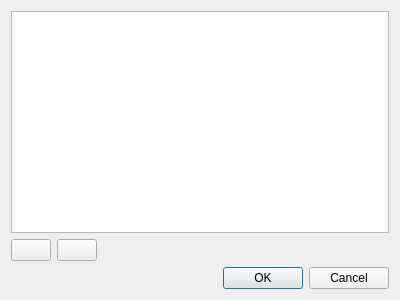
<?xml version="1.0" encoding="UTF-8"?>
<ui version="4.0">
 <class>sharedFiles</class>
 <widget class="QDialog" name="sharedFiles">
  <property name="geometry">
   <rect>
    <x>0</x>
    <y>0</y>
    <width>400</width>
    <height>300</height>
   </rect>
  </property>
  <layout class="QVBoxLayout" name="verticalLayout">
   <item>
    <widget class="QListView" name="listView"/>
   </item>
   <item>
    <layout class="QHBoxLayout" name="horizontalLayout_2">
     <item>
      <widget class="QPushButton" name="addBtn">
       <property name="text">
        <string/>
       </property>
      </widget>
     </item>
     <item>
      <widget class="QPushButton" name="removeBtn"/>
     </item>
     <item>
      <spacer name="horizontalSpacer">
       <property name="orientation">
        <enum>Qt::Horizontal</enum>
       </property>
       <property name="sizeHint" stdset="0">
        <size>
         <width>40</width>
         <height>20</height>
        </size>
       </property>
      </spacer>
     </item>
    </layout>
   </item>
   <item>
    <widget class="QDialogButtonBox" name="buttonBox">
     <property name="standardButtons">
      <set>QDialogButtonBox::Cancel|QDialogButtonBox::Ok</set>
     </property>
    </widget>
   </item>
  </layout>
 </widget>
 <resources/>
 <connections>
  <connection>
   <sender>buttonBox</sender>
   <signal>accepted()</signal>
   <receiver>sharedFiles</receiver>
   <slot>accept()</slot>
   <hints>
    <hint type="sourcelabel">
     <x>199</x>
     <y>283</y>
    </hint>
    <hint type="destinationlabel">
     <x>199</x>
     <y>149</y>
    </hint>
   </hints>
  </connection>
  <connection>
   <sender>buttonBox</sender>
   <signal>rejected()</signal>
   <receiver>sharedFiles</receiver>
   <slot>reject()</slot>
   <hints>
    <hint type="sourcelabel">
     <x>199</x>
     <y>283</y>
    </hint>
    <hint type="destinationlabel">
     <x>199</x>
     <y>149</y>
    </hint>
   </hints>
  </connection>
 </connections>
</ui>
